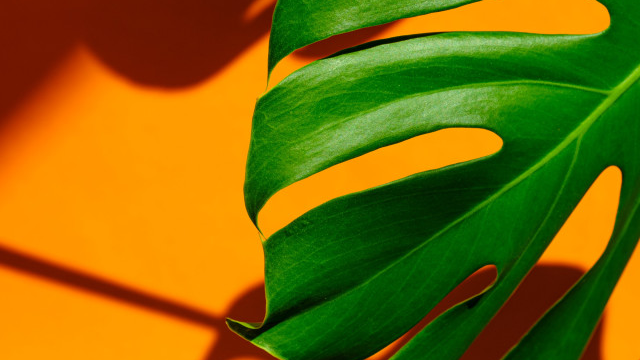
//> input picture OpenCV/OpenCV_Code/test.png, 640 x 360 px
$ ./main   (built with g++ and OpenCV 4)
//> lines starting //> are read from the running program, lines starting //| are printed output that depends on the picture
#include <iostream>
#include <opencv2/opencv.hpp>

int main()
{
	cv::Mat srcImg = cv::imread("../test.png", cv::IMREAD_UNCHANGED);
//> srcImg is the input picture: 360 rows x 640 cols, CV_8UC4; mean B, G, R, A 5.1, 106.4, 126.4, 255
	if (!srcImg.data)
	{
		std::cerr << "Error: cannot load image!\n";
		return -1;
	}

	// 均值模糊blur
	cv::Mat dstImg;
	cv::blur(srcImg, dstImg, cv::Size(1, 50), cv::Point(-1, -1)); // （-1, -1）表示默认中心
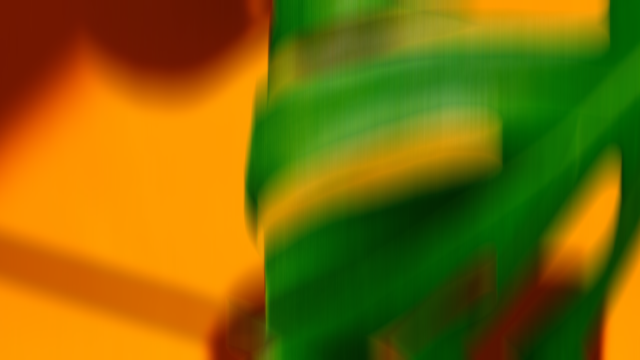
//> dstImg: 360 rows x 640 cols, CV_8UC4; mean B, G, R, A 5.1, 106.4, 126.4, 255
	cv::namedWindow("blur", cv::WINDOW_AUTOSIZE);
	cv::imshow("blur", dstImg);


	// 高斯模糊GaussianBlur()
	cv::Mat dstImg2;
	cv::GaussianBlur(srcImg, dstImg2, cv::Size(5, 5), 10, 10); // 卷积核大小必须是奇数
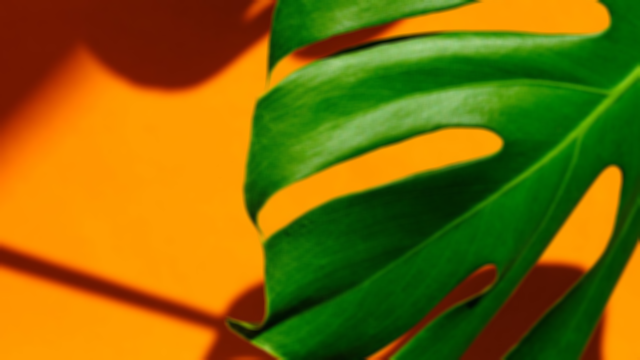
//> dstImg2: 360 rows x 640 cols, CV_8UC4; mean B, G, R, A 5.1, 106.4, 126.4, 255
	cv::namedWindow("GaussianBlur", cv::WINDOW_AUTOSIZE);
	cv::imshow("GaussianBlur", dstImg2);

	// 中值模糊medianBlur()， 能够很好地消除椒盐噪声
	cv::Mat dstImg3;
	cv::medianBlur(srcImg, dstImg3, 5);
	cv::namedWindow("medianBlur", cv::WINDOW_AUTOSIZE);
	cv::imshow("medianBlur", dstImg3);

	// 双边模糊bilateralFilter
	cv::Mat dstImg4;
//> (the run ends here: the program stops with an error, at `cv::bilateralFilter(srcImg, dstImg4, 5, 150.0, 3.0);`)
